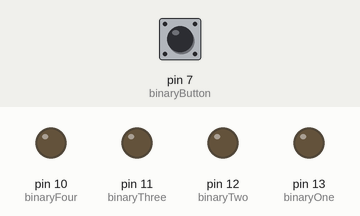
The sketch below on a simulated Arduino Uno, built with avr-gcc and run on an emulated ATmega328P. On the bench: output pins drawn as LEDs (lit = HIGH). Dashed ring = blinking. The inputs (shaded band) are chosen by the test bench; at power-on: pin 7 (binaryButton) LOW.

Above: at 1.2 s.
1.3 s: pin 7 (binaryButton) pulled HIGH for 0.15 s
At 4.3 s:
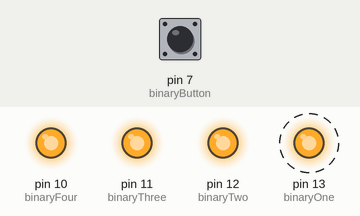
4.4 s: pin 7 (binaryButton) pulled HIGH for 0.15 s
At 7.3 s:
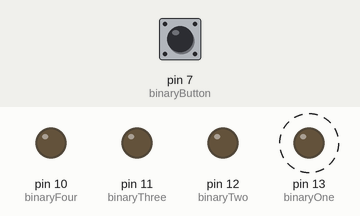
7.5 s: pin 7 (binaryButton) pulled HIGH for 0.15 s
At 10.4 s:
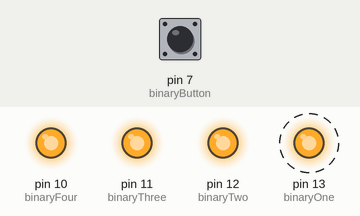
10.6 s: pin 7 (binaryButton) pulled HIGH for 0.15 s
At 13.5 s:
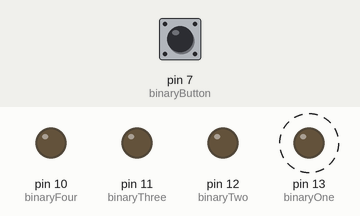
13.7 s: pin 7 (binaryButton) pulled HIGH for 1 s
At 17.4 s:
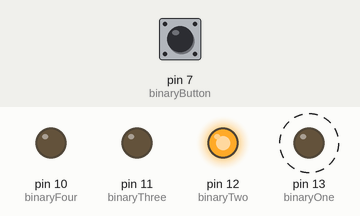
17.7 s: pin 7 (binaryButton) pulled HIGH for 3.2 s
At 27.25 s:
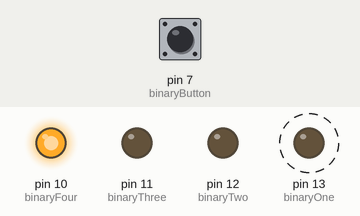
Timing chart, 0 to 27.5 s (numbered marks = the images above; inputs shaded):
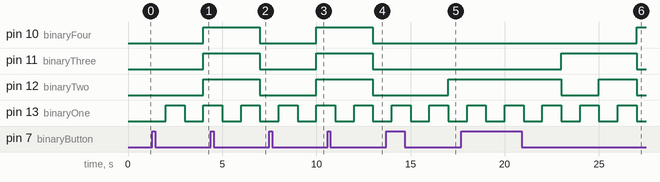

The sketch:

labb1_del_2_2.ino
```cpp
int binaryOperator = 0;
int binaryInterval = 1000;
unsigned int milliCounter = 0;
bool buttonPressed = false;
bool reverseCount = false;
bool buttonCooldown = true;
const int binaryOne = 13;
const int binaryTwo = 12;
const int binaryThree = 11;
const int binaryFour = 10;
const int binaryButton = 7;


void setup() {
  pinMode(binaryOne, OUTPUT);
  pinMode(binaryTwo, OUTPUT);
  pinMode(binaryThree, OUTPUT);
  pinMode(binaryFour, OUTPUT);
  pinMode(binaryButton, INPUT);
}

void loop() {
  unsigned long currentMillis = millis();
  buttonPressed = digitalRead(binaryButton);

  if (buttonPressed && buttonCooldown) {
    buttonCooldown = false;
    if (!reverseCount) {
      reverseCount = true;
    } else if (reverseCount) {
      reverseCount = false;
    }
  }
  if (currentMillis - milliCounter >= binaryInterval) {
    milliCounter = currentMillis;


    // Counter 1-15 in binary LED's
    switch (binaryOperator) {
      case 0:
        digitalWrite(binaryOne, LOW);
        digitalWrite(binaryTwo, LOW);
        digitalWrite(binaryThree, LOW);
        digitalWrite(binaryFour, LOW);
        if (reverseCount) {
          binaryOperator = 16;
        }
        break;
      case 1:
        digitalWrite(binaryOne, HIGH);
        digitalWrite(binaryTwo, LOW);
        digitalWrite(binaryThree, LOW);
        digitalWrite(binaryFour, LOW);
        break;
      case 2:
        digitalWrite(binaryOne, LOW);
        digitalWrite(binaryTwo, HIGH);
        digitalWrite(binaryThree, LOW);
        digitalWrite(binaryFour, LOW);
        break;
      case 3:
        digitalWrite(binaryOne, HIGH);
        digitalWrite(binaryTwo, HIGH);
        digitalWrite(binaryThree, LOW);
        digitalWrite(binaryFour, LOW);
        break;
      case 4:
        digitalWrite(binaryOne, LOW);
        digitalWrite(binaryTwo, LOW);
        digitalWrite(binaryThree, HIGH);
        digitalWrite(binaryFour, LOW);
        break;
      case 5:
        digitalWrite(binaryOne, HIGH);
        digitalWrite(binaryTwo, LOW);
        digitalWrite(binaryThree, HIGH);
        digitalWrite(binaryFour, LOW);
        break;
      case 6:
        digitalWrite(binaryOne, LOW);
        digitalWrite(binaryTwo, HIGH);
        digitalWrite(binaryThree, HIGH);
        digitalWrite(binaryFour, LOW);
        break;
      case 7:
        digitalWrite(binaryOne, HIGH);
        digitalWrite(binaryTwo, HIGH);
        digitalWrite(binaryThree, HIGH);
        digitalWrite(binaryFour, LOW);
        break;
      case 8:
        digitalWrite(binaryOne, LOW);
        digitalWrite(binaryTwo, LOW);
        digitalWrite(binaryThree, LOW);
        digitalWrite(binaryFour, HIGH);
        break;
      case 9:
        digitalWrite(binaryOne, HIGH);
        digitalWrite(binaryTwo, LOW);
        digitalWrite(binaryThree, LOW);
        digitalWrite(binaryFour, HIGH);
        break;
      case 10:
        digitalWrite(binaryOne, LOW);
        digitalWrite(binaryTwo, HIGH);
        digitalWrite(binaryThree, LOW);
        digitalWrite(binaryFour, HIGH);
        break;
      case 11:
        digitalWrite(binaryOne, HIGH);
        digitalWrite(binaryTwo, HIGH);
        digitalWrite(binaryThree, LOW);
        digitalWrite(binaryFour, HIGH);
        break;
      case 12:
        digitalWrite(binaryOne, LOW);
        digitalWrite(binaryTwo, LOW);
        digitalWrite(binaryThree, HIGH);
        digitalWrite(binaryFour, HIGH);
        break;
      case 13:
        digitalWrite(binaryOne, HIGH);
        digitalWrite(binaryTwo, LOW);
        digitalWrite(binaryThree, HIGH);
        digitalWrite(binaryFour, HIGH);
        break;
      case 14:
        digitalWrite(binaryOne, LOW);
        digitalWrite(binaryTwo, HIGH);
        digitalWrite(binaryThree, HIGH);
        digitalWrite(binaryFour, HIGH);
        break;
      case 15:
        digitalWrite(binaryFour, HIGH);
        digitalWrite(binaryThree, HIGH);
        digitalWrite(binaryTwo, HIGH);
        digitalWrite(binaryOne, HIGH);
        if (!reverseCount) {
          binaryOperator = -1;
        }
        break;
    }
    buttonCooldown = true;
    if (reverseCount) {
      binaryOperator--;
    } else if (!reverseCount) {
      binaryOperator++;
    }
    if (binaryOperator > 16) {
      binaryOperator = 0;
    } else if (binaryOperator < 0) {
      binaryOperator = 16;
    }
  }
}
```

Measured:
- after the input at 1.3 s, pin 10 (binaryFour), pin 11 (binaryThree): LOW → HIGH after 2.7 s; pin 12 (binaryTwo): LOW → HIGH after 2.7 s instead of 1.7 s
- after the input at 4.4 s, pin 10 (binaryFour), pin 11 (binaryThree): HIGH → LOW after 2.6 s; pin 12 (binaryTwo): HIGH → LOW after 2.6 s instead of 1.6 s
- after the input at 7.5 s, pin 10 (binaryFour), pin 11 (binaryThree): LOW → HIGH after 2.5 s; pin 12 (binaryTwo): LOW → HIGH after 2.5 s instead of 1.5 s
- after the input at 10.6 s, pin 10 (binaryFour), pin 11 (binaryThree): HIGH → LOW after 2.4 s; pin 12 (binaryTwo): HIGH → LOW after 2.4 s instead of 1.4 s
- after the input at 13.7 s, pin 11 (binaryThree): stays LOW (without the input it goes to HIGH after 3.3 s)
- after the input at 17.7 s, pin 10 (binaryFour): LOW → HIGH after 9.3 s instead of 5.3 s
- by itself, pin 13 (binaryOne): alternates HIGH for 1.0 s and LOW for 1.0 s
